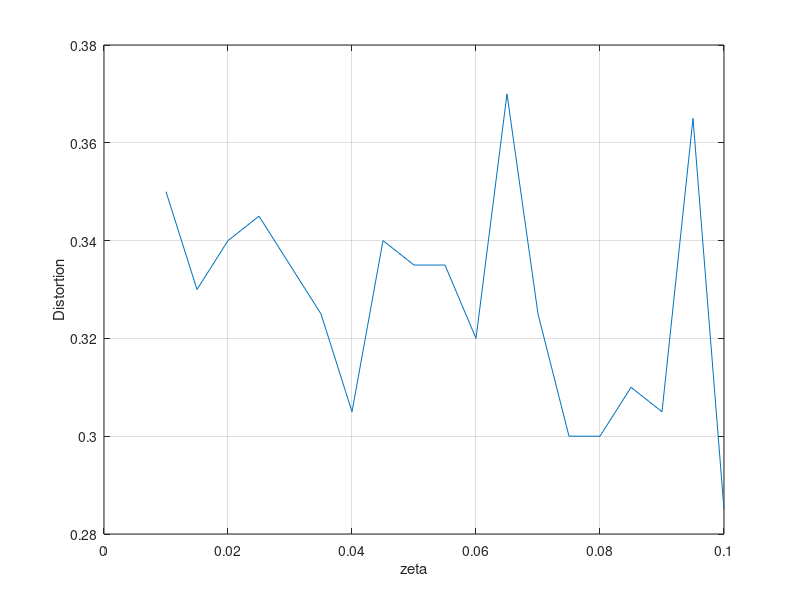

The MATLAB script that drew this image:
iter=100; zi=0.02;
z=0.01:0.005:0.1;
d= [0.3500    0.3300    0.3400    0.3450    0.3350    0.3250    0.3050    0.3400    0.3350    0.3350    0.3200    0.3700 0.3250    0.3000    0.3000    0.3100    0.3050    0.3650    0.2850];


plot(z,d);
grid on;

%title('2-D Line Plot')
xlabel('zeta')
ylabel('Distortion')
%legend('Shanon Limit','400,100','T2{(70,3,3;g28)}','Time Sharing');
